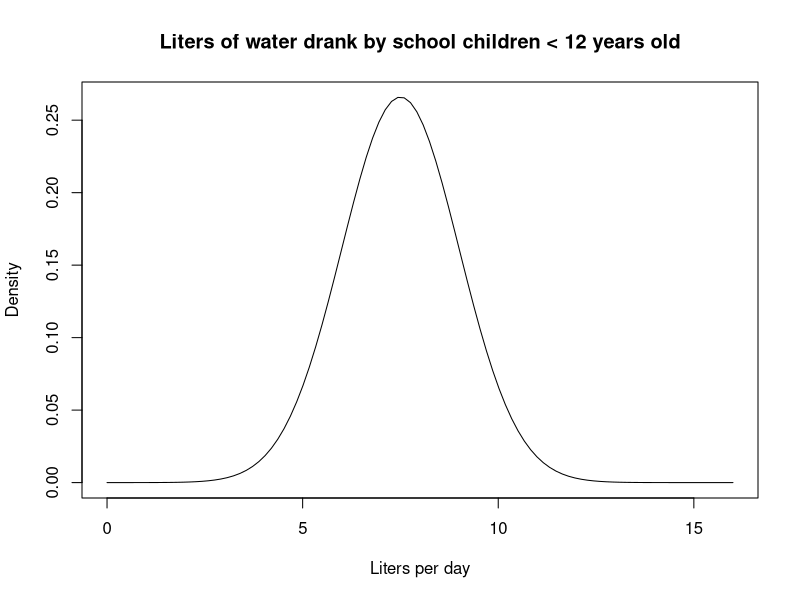
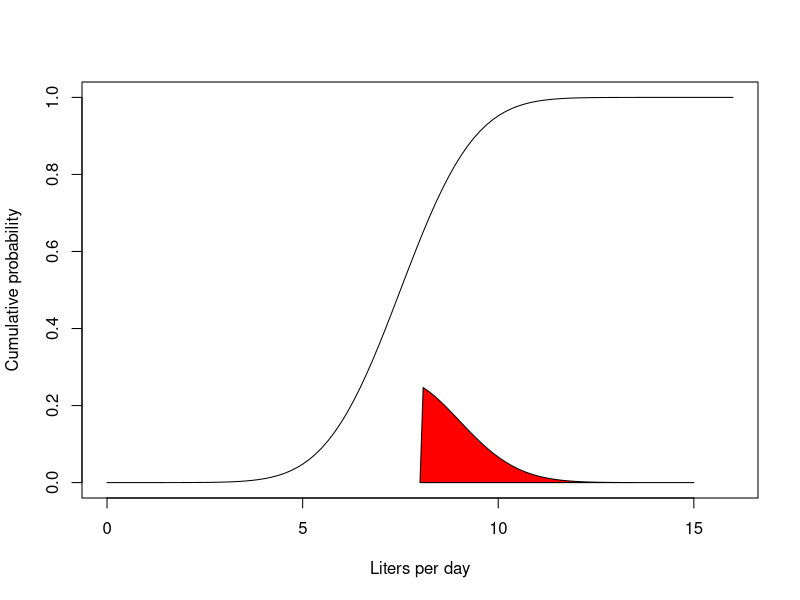

R code for these plots, in order: (Note: this script raises an error after producing the figures.)
# 평균이 7.5이고, 표준편차가 4인 정규분포의 0.65 분위수

qnorm(0.65, mean = 7.5, sd=4)

#람다 값이 4인 포아송분포에서 7개의 난수를 생성하는 코드

rpois(7,lambda=4)

# *확률 문제, 12세 미만인 어린이가 하루에 마시는 물의 양이 평균 7.5이고, 표준편차가 1.5인 정규분포를 따른다고
# 했을때, 3-시그마 법칙 혹은 경험법칙으로 알려진 68-95-99.7의 법칙에 따르면 정규분포에서 생성한 난수가
# 평균적으로 표준편차의 세 배 이내의 범위안에서 포함될 확률은 99.7퍼센트이다.
# 평균값
ld.mean <- 7.5
# 표준편차
ld.sd <- 4

ld.mean+3*ld.sd
ld.mean-3*ld.sd
# 값이 2~12에서 난수들이 발생할 것이므로 그래프 구간은 [0,16]
x <- seq(0,16,length=100)
# 평균 및 표준편차 값을 사용해 12세 미만 어린이들의 하루에 마시는 물의 양의 확률밀도함수계산
# dnorm은 확률질량 확률밀도를 구하는데 씀
nd.height <- dnorm(x,mean=7.5,sd=1.5)
plot(x,nd.height,type="l",xlab="Liters per day",ylab="Density",main="Liters of water drank by school children < 12 years old")

# 어린이가 4리터 이하의 물을 마실 확률을 계산하려면 누적분포함수를 리턴하는 pnorm()함수를 이용하면 된다.
# lower.tail = TRUE 는 기본값으로 왼쪽부분의 넓이를 계산하고, lower.tail=FALSE를 하게되면 오른쪽을 계산하게 된다.
pnorm(4,mean=7.5,sd=1.5,lower.tail=TRUE)
# 따라서 이를 적용해서 그래프로 그리려면
ld.cdf = pnorm(x,mean=7.5,sd=1.5,lower.tail=TRUE)
plot(x,ld.cdf, type="l", xlab="Liters per day", ylab = "Cumulative probability")
# 이후 polygon()함수를 이용하여 어린이가 8리터 이상의 물을 마실 확률을 구할수 있다.
ld.lower <- 8
ld.upper <- 15
i <- x>=ld.lower & x<=ld.upper
# 정규분포그래프에서 8 이상인 부분을 빨간색으로 색칠
polygon(c(ld.lower,x[i],ld.upper),c(0,nd.height [i],0), col="red")

# 어린이가 물을 8리터보다 많이 마시는 확률은
pd <- round(pnorm(8,mean=7.5,sd<-1.5,upper.tail=FALSE),2)

